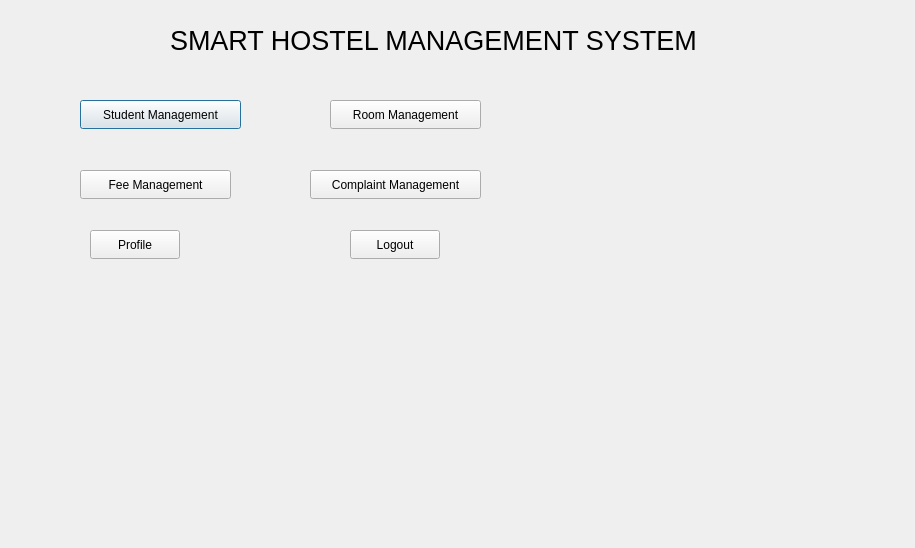
<?xml version="1.0" encoding="UTF-8"?>
<ui version="4.0">
 <class>Dialog</class>
 <widget class="QDialog" name="Dialog">
  <property name="geometry">
   <rect>
    <x>0</x>
    <y>0</y>
    <width>915</width>
    <height>548</height>
   </rect>
  </property>
  <property name="windowTitle">
   <string>Dialog</string>
  </property>
  <widget class="QLabel" name="label">
   <property name="geometry">
    <rect>
     <x>170</x>
     <y>20</y>
     <width>611</width>
     <height>41</height>
    </rect>
   </property>
   <property name="font">
    <font>
     <pointsize>20</pointsize>
    </font>
   </property>
   <property name="text">
    <string>SMART HOSTEL MANAGEMENT SYSTEM</string>
   </property>
  </widget>
  <widget class="QPushButton" name="btnStudentManagement">
   <property name="geometry">
    <rect>
     <x>80</x>
     <y>100</y>
     <width>161</width>
     <height>29</height>
    </rect>
   </property>
   <property name="text">
    <string>Student Management</string>
   </property>
  </widget>
  <widget class="QPushButton" name="pushButton_2">
   <property name="geometry">
    <rect>
     <x>330</x>
     <y>100</y>
     <width>151</width>
     <height>29</height>
    </rect>
   </property>
   <property name="text">
    <string>Room Management</string>
   </property>
  </widget>
  <widget class="QPushButton" name="pushButton_3">
   <property name="geometry">
    <rect>
     <x>80</x>
     <y>170</y>
     <width>151</width>
     <height>29</height>
    </rect>
   </property>
   <property name="text">
    <string>Fee Management</string>
   </property>
  </widget>
  <widget class="QPushButton" name="pushButton_4">
   <property name="geometry">
    <rect>
     <x>310</x>
     <y>170</y>
     <width>171</width>
     <height>29</height>
    </rect>
   </property>
   <property name="text">
    <string>Complaint Management</string>
   </property>
  </widget>
  <widget class="QPushButton" name="pushButton_5">
   <property name="geometry">
    <rect>
     <x>90</x>
     <y>230</y>
     <width>90</width>
     <height>29</height>
    </rect>
   </property>
   <property name="text">
    <string>Profile</string>
   </property>
  </widget>
  <widget class="QPushButton" name="btnLogout">
   <property name="geometry">
    <rect>
     <x>350</x>
     <y>230</y>
     <width>90</width>
     <height>29</height>
    </rect>
   </property>
   <property name="text">
    <string>Logout</string>
   </property>
  </widget>
 </widget>
 <resources/>
 <connections/>
</ui>
